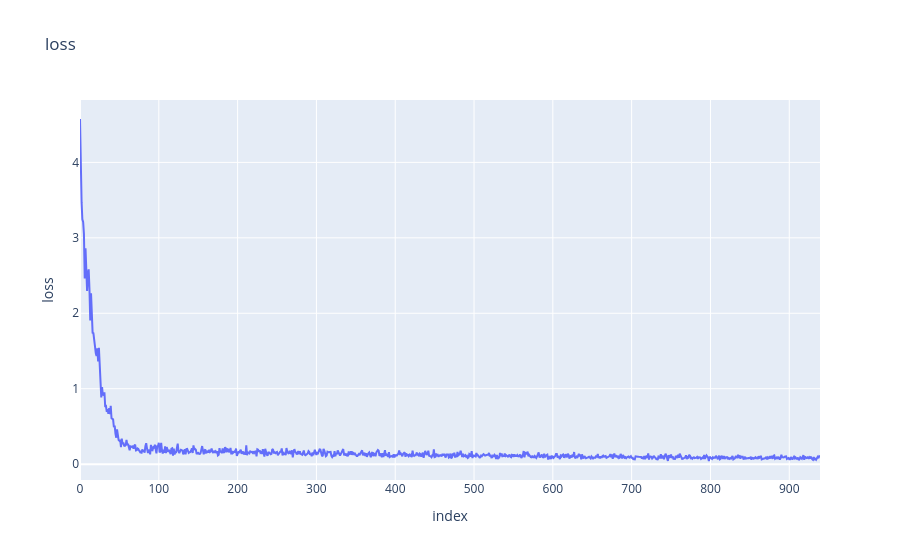
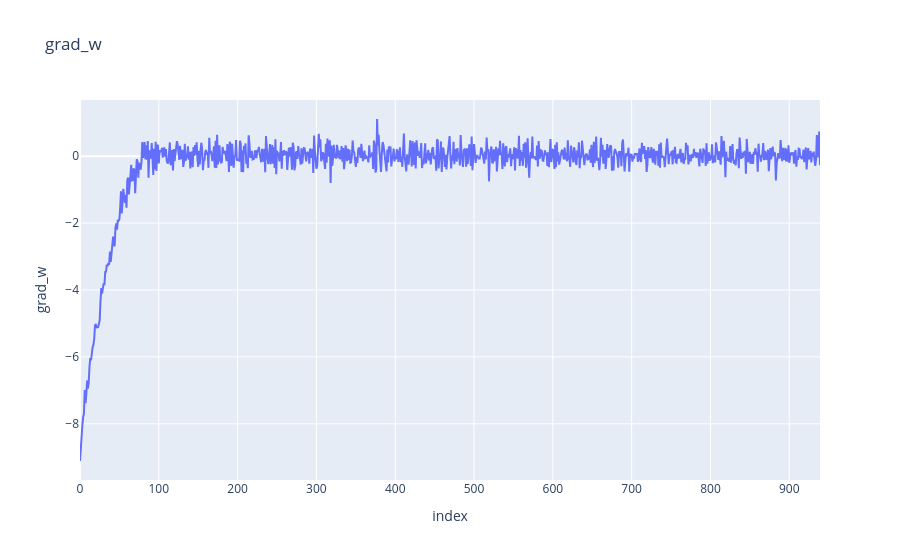
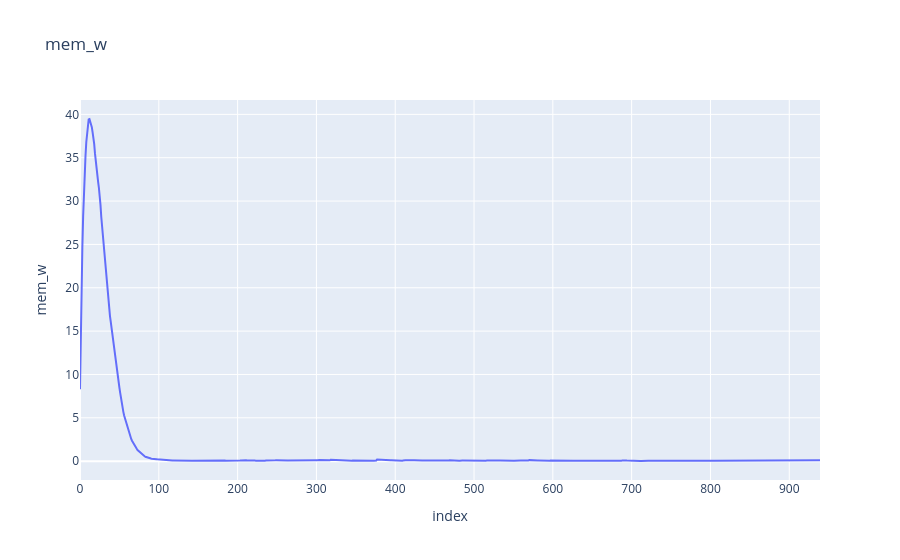
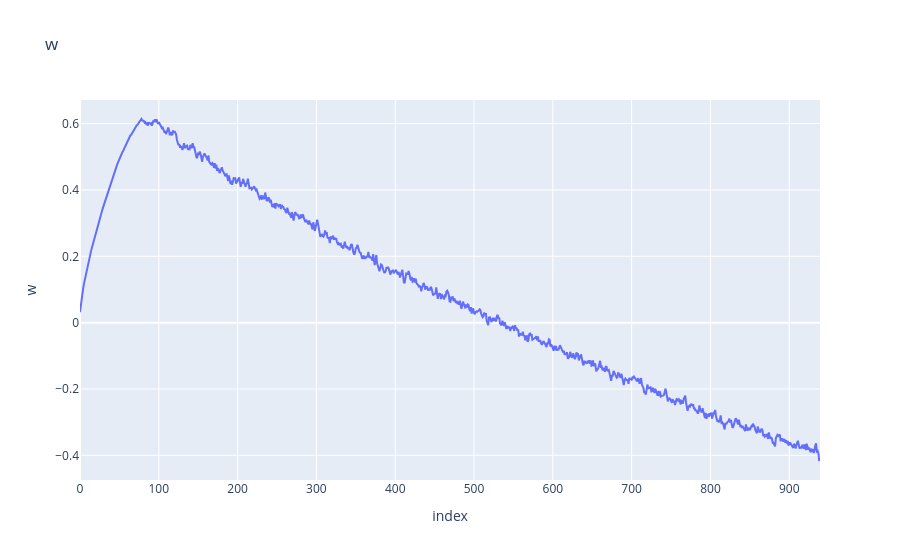

Notebook code cell kept with these figures, in order:
### Code cell
# Plotting the changes over time 
for col in ["loss", "grad_w", "mem_w", "w"]:
    px.line(trace, y=col, title=col).show()

### Figure 1 — Plotly figure (JSON) as saved in the notebook; plotly's stock layout.template omitted (floating-point values rounded to 4 significant figures; data arrays with more than 128 entries replaced by an {"elided": "..."} marker saying what was removed)
{"data": [{"hovertemplate": "index=%{x}<br>loss=%{y}<extra></extra>", "legendgroup": "", "line": {"color": "#636efa", "dash": "solid"}, "marker": {"symbol": "circle"}, "mode": "lines", "name": "", "orientation": "v", "showlegend": false, "type": "scatter", "x": {"elided": "940 int values"}, "xaxis": "x", "y": {"elided": "940 float values"}, "yaxis": "y"}], "layout": {"legend": {"tracegroupgap": 0}, "title": {"text": "loss"}, "xaxis": {"anchor": "y", "domain": [0, 1], "title": {"text": "index"}}, "yaxis": {"anchor": "x", "domain": [0, 1], "title": {"text": "loss"}}}}

### Figure 2 — Plotly figure (JSON) as saved in the notebook; plotly's stock layout.template omitted (floating-point values rounded to 4 significant figures; data arrays with more than 128 entries replaced by an {"elided": "..."} marker saying what was removed)
{"data": [{"hovertemplate": "index=%{x}<br>grad_w=%{y}<extra></extra>", "legendgroup": "", "line": {"color": "#636efa", "dash": "solid"}, "marker": {"symbol": "circle"}, "mode": "lines", "name": "", "orientation": "v", "showlegend": false, "type": "scatter", "x": {"elided": "940 int values"}, "xaxis": "x", "y": {"elided": "940 float values"}, "yaxis": "y"}], "layout": {"legend": {"tracegroupgap": 0}, "title": {"text": "grad_w"}, "xaxis": {"anchor": "y", "domain": [0, 1], "title": {"text": "index"}}, "yaxis": {"anchor": "x", "domain": [0, 1], "title": {"text": "grad_w"}}}}

### Figure 3 — Plotly figure (JSON) as saved in the notebook; plotly's stock layout.template omitted (floating-point values rounded to 4 significant figures; data arrays with more than 128 entries replaced by an {"elided": "..."} marker saying what was removed)
{"data": [{"hovertemplate": "index=%{x}<br>mem_w=%{y}<extra></extra>", "legendgroup": "", "line": {"color": "#636efa", "dash": "solid"}, "marker": {"symbol": "circle"}, "mode": "lines", "name": "", "orientation": "v", "showlegend": false, "type": "scatter", "x": {"elided": "940 int values"}, "xaxis": "x", "y": {"elided": "940 float values"}, "yaxis": "y"}], "layout": {"legend": {"tracegroupgap": 0}, "title": {"text": "mem_w"}, "xaxis": {"anchor": "y", "domain": [0, 1], "title": {"text": "index"}}, "yaxis": {"anchor": "x", "domain": [0, 1], "title": {"text": "mem_w"}}}}

### Figure 4 — Plotly figure (JSON) as saved in the notebook; plotly's stock layout.template omitted (floating-point values rounded to 4 significant figures; data arrays with more than 128 entries replaced by an {"elided": "..."} marker saying what was removed)
{"data": [{"hovertemplate": "index=%{x}<br>w=%{y}<extra></extra>", "legendgroup": "", "line": {"color": "#636efa", "dash": "solid"}, "marker": {"symbol": "circle"}, "mode": "lines", "name": "", "orientation": "v", "showlegend": false, "type": "scatter", "x": {"elided": "940 int values"}, "xaxis": "x", "y": {"elided": "940 float values"}, "yaxis": "y"}], "layout": {"legend": {"tracegroupgap": 0}, "title": {"text": "w"}, "xaxis": {"anchor": "y", "domain": [0, 1], "title": {"text": "index"}}, "yaxis": {"anchor": "x", "domain": [0, 1], "title": {"text": "w"}}}}
